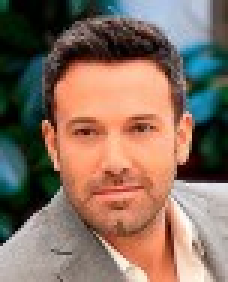
#> input picture Face Recognizer/Faces/train/Ben Afflek/14.jpg, 76 x 94 px, found by its file name (shown 3 times larger); its folder holds only this picture in this run
$ python face_regconition_train.py
#> lines starting #> are read from the running program, lines starting #| are printed output that depends on the picture
import os
import cv2 as cv
import numpy as np

#replace the list with the person image folder name
people = ['Ben Afflek', 'Chris Evan', 'Christian Bale']

haar_cascade = cv.CascadeClassifier('haar_face.xml')
features = []
labels = []

def get_faces_and_labels(faces_folder_path):
    """
    faces_folder_path -> the path to the image_file
    return 2 variables, features list and labels list
    """
#> called with faces_folder_path = 'Faces\\train'
    features = []
    labels = []
    for person in people:
        img_folder_path = os.path.join(faces_folder_path, person)
        label = people.index(person)
        for img in os.listdir(img_folder_path):
            img_path = os.path.join(img_folder_path, img)
            img_matrix = cv.imread(img_path)
#> img_matrix is the input picture: shape (94, 76, 3); mean B, G, R 96.4, 110.6, 134.6
            if img_matrix is None:
                continue
            gray_img = cv.cvtColor(img_matrix, cv.COLOR_BGR2GRAY)
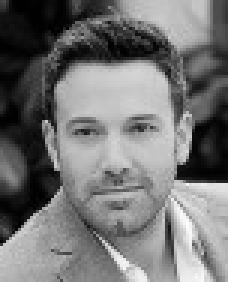
#> gray_img: shape (94, 76) (shown 3 times larger); min 0, max 254, mean 116.1
            gray_img = cv.GaussianBlur(gray_img, (3, 3), 0)
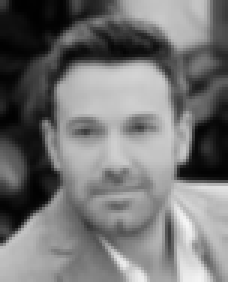
#> gray_img: shape (94, 76) (shown 3 times larger); min 1, max 245, mean 116.2
            gray_img = cv.equalizeHist(gray_img)
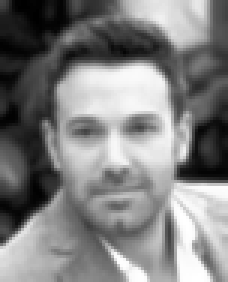
#> gray_img: shape (94, 76) (shown 3 times larger); min 0, max 255, mean 127.9
            seq_faces_rect = haar_cascade.detectMultiScale(gray_img, 1.1, minNeighbors=4)
#> seq_faces_rect = [[10, 22, 56, 56]]
            for x, y, width, height in seq_faces_rect:
                face_region = gray_img[y : y + height, x : x + width]
                features.append(face_region)
                labels.append(label)
#> this loop made 1 pass
#> pass 1, in get_faces_and_labels, `face_region = gray_img[y : y + height, x : x + width]`:
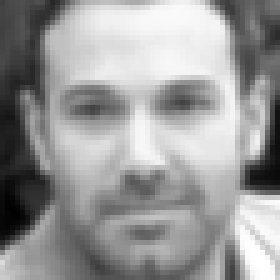
#> face_region: shape (56, 56) (shown 5 times larger); min 2, max 255, mean 154
#> after the loop, features = 1 item; labels = [0]
    return features, labels

print("Preparing images to train...")
#> (the run stopped early here; a loop or call above may not have finished)
